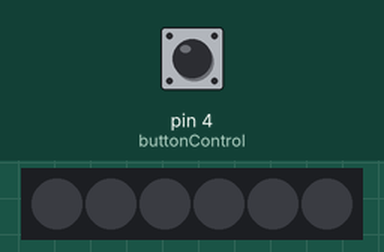
Simulated run of this program. Board: Arduino Uno, built with avr-gcc and run on an emulated ATmega328P. On the bench: 6 RGB LEDs in strip order, left to right. Inputs (shaded band) come from the test bench; at power-on: pin 4 (buttonControl) HIGH. Dim RGB values are drawn brighter than linear; random numbers use the default seed unless the program sets one.

Above: at 1.2 s.
1.3 s: pin 4 (buttonControl) pulled LOW for 0.15 s
At 2.5 s:
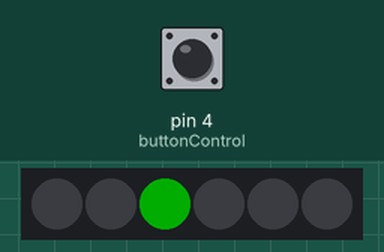
2.9 s: pin 4 (buttonControl) pulled LOW for 1 s
At 5.0 s:
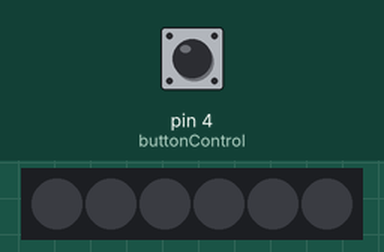
Timing chart, 0 to 6.5 s (numbered marks = the images above; inputs shaded):
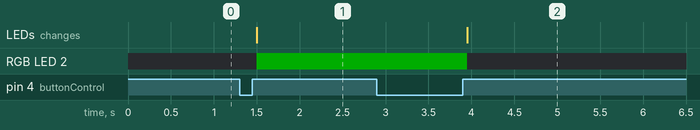

Measured:
- after the input at 1.3 s, RGB LED 2: off → RGB(0, 50, 0) after 0.20 s; the LEDs: change after 0.20 s (image 1)
- after the input at 2.9 s, RGB LED 2: RGB(0, 50, 0) → off after 1.1 s; the LEDs: change after 1.1 s (image 2)

The program:

main.cpp
```cpp
#ifdef ARDUINO
#include <Arduino.h>
#include <FastLED.h>
#include "OneButton.h"

// #include "randomprovider.h"

#define DATA_PIN 7
#define NUM_LEDS 6

// RandomProvider _randomProvider;
void onButtonControlClicked();
void onButtonControlLongPressStopped();
int getRandomDirection();
int getRandomWind();
CRGB windToColor(int wind);

OneButton buttonControl(4, true);

CRGB leds[NUM_LEDS];

void setup()
{
  FastLED.addLeds<WS2812B, DATA_PIN, GRB>(leds, NUM_LEDS);
  FastLED.setBrightness(100);

  buttonControl.attachClick(onButtonControlClicked);
  buttonControl.attachLongPressStop(onButtonControlLongPressStopped);

  // Seed random
  randomSeed(analogRead(0));
}

void loop()
{
  buttonControl.tick();
}

void onButtonControlClicked()
{
  FastLED.clearData();
  auto direction = getRandomDirection();
  auto color = windToColor(getRandomWind());
  leds[direction] = color;
  FastLED.show();
}

void onButtonControlLongPressStopped()
{
  FastLED.clearData();
  FastLED.show();
}

int getRandomDirection()
{
  auto direction = random(NUM_LEDS);
  return direction;
  // return _randomProvider.Random(NUM_LEDS);
}

int getRandomWind()
{
  auto wind = random(14);
  return wind;
}

CRGB windToColor(int wind)
{
  switch (wind)
  {
  case 0:
    return CRGB::Yellow;
  case 1:
  case 5:
    return CRGB::Red;
  default:
    return CRGB::Green;
  }
}
#endif
```
